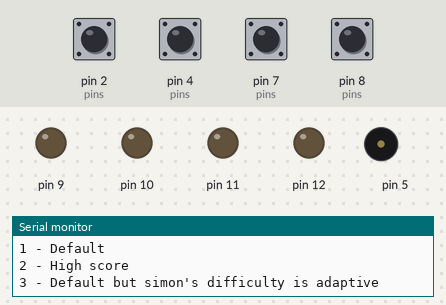
This sketch was run on a simulated Arduino Uno, built with avr-gcc and run on an emulated ATmega328P. Parts: output pins drawn as LEDs (lit = HIGH), buzzer (waves = sounding), the last lines printed to the serial monitor. Dashed ring = blinking. The inputs (shaded band) are chosen by the test bench; at power-on: pin 2 (pins), pin 4 (pins), pin 7 (pins), pin 8 (pins) HIGH. Random numbers use the default seed unless the sketch sets one.

Above: at 1.2 s.
1.3 s: pin 7 (pins) pulled LOW for 1 s
At 5.87 s:
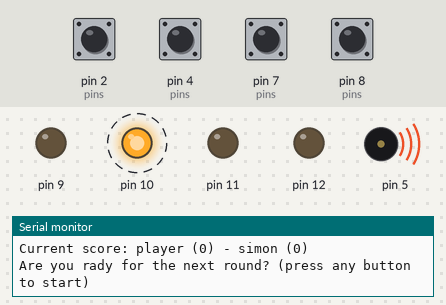
At 9.9 s:
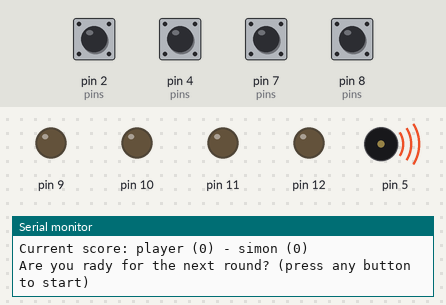
Timing chart, 0 to 13.2 s (numbered marks = the images above; inputs shaded):
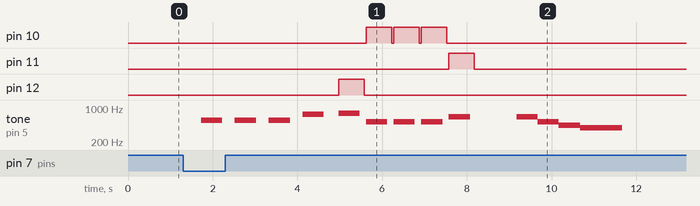

Measured:
- after the input at 1.3 s, pin 10: alternates HIGH for 0.60 s and LOW for 0.05 s, 6 changes in all, then stays LOW, starting after 4.3 s; pin 11: LOW → HIGH after 6.3 s, → LOW 0.60 s later

The sketch:

SimonSays.ino
```cpp
#include <IntervalCheckTimer.h>
#include <CmdEnumPushButton.h>
#include <Beginner_LED.h>
#include <Task1_system.h>
#include <Task1_control.h>
#include <Task1_action.h>
#include <Task1_sensing.h>

simon the_game;//declare system uninitialised
void setup() {
  // put your setup code here, to run once:
  buzzer_unit action(5);//declare and initialise action unit
  int pins[5] = { 2, 4, 7, 8, 13 };//pins for pushbuttons
  button_input sensing(pins, 200, 4);//declare and initialise sensing unit
  the_game.setUpSimon(action, sensing);
  Serial.begin(9600);
}

void loop() {
  // put your main code here, to run repeatedly:
  the_game.gameSelect();

}
```

Beginner_LED.h
```cpp
#ifndef BEGINNER_LED_h
#define BEGINNER_LED_h

#include <Arduino.h>


// C++ version using Classes:

// digital led (ON/OFF)
class dig_LED{
protected:

	// this is the PIN number
	int out_pin;

	// set to TRUE after the LED has been initialized properly
	boolean LED_enabled;

	// set to TRUE when the LED is on. False otherwise
	boolean led_on;

	// private functions:

	// set the Enabled or On flag
	void setEnabled(boolean enabled){LED_enabled=enabled;}
	void setOn(boolean isOn){led_on=isOn;}

	// set the pin to the ON vlue
	void set_pin_on()
	{
		// set the pin to the ON vlue
		digitalWrite(out_pin, HIGH);
	}
	//
	// set the pin to the OFF vlue
	void set_pin_off()
	{
		// set the pin to the OFF vlue
		digitalWrite(out_pin, LOW);
	}
	//
public:
	// constructor with no arguments (set defaults value)
    dig_LED()
	{
		out_pin=-1;
		setEnabled(false);
	}
	// construct, set pin value and enable
	dig_LED(int out_pin_numb)
	{
		out_pin=-1;
		setEnabled(false);
		setup_LED(out_pin_numb);
	}
	//
	boolean isEnabled(){return LED_enabled;}
	boolean isOn(){return led_on;}
	void toggle() {isOn()?switch_off():switch_on();}

    // set pin value and enable
	void setup_LED(int out_pin_numb)
	{
		// This function is used only once
        if( isEnabled() )
        return;


        // If pin number is out of range
        // PinMode will fail with no warning.
        // This function does not enable the LED
        // for negative pin numbers.
        if(out_pin_numb>=0)
		{
			out_pin=out_pin_numb;


			// set the pin to be in output mode
			pinMode(out_pin,OUTPUT);


			setEnabled(true);
			//switch off by default
			setOn(true);
			switch_off();
			//
		}
	}
	// switches ON an enabled LED
	void switch_on()
	{
		if( isEnabled() && !isOn() )
		{
			// switch LED ON
			set_pin_on();
			setOn(true);
		}

	}
	// switches OFF an enabled LED
	void switch_off()
	{
		if( isEnabled() && isOn() )
		{
			// switch LED OFF
			set_pin_off();
			setOn(false);
		}
	}
	//
	void blink(int waiting_ms)
	{
		if( isEnabled() && (waiting_ms>0) )
		{
			switch_on();
			delay(waiting_ms);
			//
			switch_off();
			delay(waiting_ms);
		}
	}

};


// analog led (PWM)
class ana_LED{
protected:
	// this is the PIN number
	int out_pin;
	// set to TRUE after the LED has been initialized properly
	boolean LED_enabled;
	// set to TRUE when the LED is on. False otherwise
	boolean led_on;

	// brightness between 0 (off) and 255 (brightest).
	int current_pwm;

	// used to restore previous brightness level
    int prev_pwm;

    // the discrete change in brightness
	int pwm_increment;

    //
	int pwm_off_value;

	//
	//
	void setEnabled(boolean enabled){LED_enabled=enabled;}
	void setOn(boolean isOn){led_on=isOn;}
	void set_pin_on() {analogWrite(out_pin,current_pwm);}
	void set_pin_off() {analogWrite(out_pin,pwm_off_value);}

	// initialize variables to default values
    void set_default_vals()
	{
		out_pin=-1;
		setEnabled(false);
		current_pwm=127;
		prev_pwm=127;
		pwm_increment=2;
		pwm_off_value=0;
	}

public:
	ana_LED()
	{
		set_default_vals();
	}
	//
	ana_LED(int out_pin_numb)
	{
		set_default_vals();
		setup_LED(out_pin_numb);
	}
	//
	void switch_on()
	{
		//// temp test [ in setup() add this line: Serial.begin(9600); ]
		//Serial.print("Switching on ");
		//Serial.println();
		////

		if( isEnabled() && !isOn() )
		{
			// if PWM is zero, resume previous value
			//if(current_pwm==pwm_off_value)
			current_pwm=prev_pwm;

			// switch LED ON
			set_pin_on();
			setOn(true);
		}

	}
	//
	void switch_off()
	{
		//// temp test [ in setup() add this line: Serial.begin(9600); ]
		//Serial.print("Switching off ");
		//Serial.println();
		////

		if( isEnabled() && isOn() )
		{
			// store PWM previous value
			prev_pwm=current_pwm;

			// switch LED OFF
			set_pin_off();
			setOn(false);

			// update PWM value
			current_pwm=pwm_off_value;
		}

	}
	//
	void setup_LED(int out_pin_numb)
	{
		// This function is used only once
        if( isEnabled() )
        return;

        if(out_pin_numb>=0)
		{
			out_pin=out_pin_numb;
			pinMode(out_pin,OUTPUT);
			setEnabled(true);
			//switch off by default
			setOn(true);
			switch_off();
			//
		}
	}
	//
	boolean isEnabled(){return LED_enabled;}
	boolean isOn(){return led_on;}

    // makes LED brighter (chenge only visible when LED is on)
	void brighter()
	{
		int incremented_pwm;

		if( isEnabled() )
		{
			if( isOn() )
			{// led is on: make brighter
				if(current_pwm<255)
				{
					// store PWM previous value
					prev_pwm=current_pwm;

					// set a higher (brighter) value
					incremented_pwm=current_pwm + pwm_increment;
					//incremented_pwm=current_pwm + 4;

					current_pwm=min( incremented_pwm , 255 );
					set_pin_on();
				}
			}
			else
			{	// led is off: ajust it so that it will be brighter next time it is on
				if(prev_pwm<255)
				{
					// set a higher (brighter) value
					incremented_pwm=prev_pwm + pwm_increment;
					prev_pwm=min( incremented_pwm , 255 );
				}
			}
		}
	}
	// makes it dimmer (chenge only visible when LED is on)
	void dimmer()
	{
		int decremented_pwm;

		if( isEnabled() )
		{
			if( isOn() )
			{// led is on: make dimmer
				if(current_pwm>0)
				{
					// store PWM previous value
					prev_pwm=current_pwm;

					// set a lower (dimmer) value
					decremented_pwm=current_pwm - pwm_increment;
					current_pwm=max(decremented_pwm , 0 );
					set_pin_on();
				}
			}
			else
			{	// led is off: ajust it so that it will be dimmer next time it is on
				if(prev_pwm>0)
				{
					// set a lower (dimmer) value
					decremented_pwm=prev_pwm - pwm_increment;
					prev_pwm=min( decremented_pwm , 0 );
				}
			}
		}
	}

    // set the level of brigthness
	void set_brightness(int in_pwm)
	{
		if( isEnabled() )
		{
			boolean switch_back_off=false;
			in_pwm=abs(in_pwm);

			// switch on if needed
			if(!isOn())
			{
				current_pwm=pwm_off_value;
				prev_pwm=pwm_off_value;
				switch_on();
				switch_back_off=true;
			}

			// store PWM previous value
			prev_pwm=current_pwm;

			// set a  value
			current_pwm=min( in_pwm , 255 );
			set_pin_on();


			// switch off if needed
			if(switch_back_off)
				switch_off();
		}
	}

    // set to the max and min brigthness
	void set_max_bright() {set_brightness(255);}
	void set_min_bright() {set_brightness(0);}

    // returns the brightness of the LED
    int get_brightness() {return current_pwm;}
};


#endif
```

CmdEnumPushButton.h
```cpp
#ifndef CmdEnumPushButton_h
#define CmdEnumPushButton_h

// various include options: all seem to work.
//#include "..\IntervalCheckTimer\IntervalCheckTimer.h"
//#include <IntervalCheckTimer.h>
#include "IntervalCheckTimer.h"


class cmdEnum_push_button{
public:
	enum cmdEnum{cmd_start=0,
		button1, button2, button3, button4,
		start, stop, reverse, fwd, bwd,
		myOwnCommand1, myOwnCommand2,
		cmd_stop};
private:
	cmdEnum command_name;
	boolean new_command;
	int buttonPin;
	boolean initialized;
	int buttonState;
	int lastButtonState, reset_buttonState; // LOW or HIGH;  current and previous reading from the input pin
	int buttonState_for_new_command;
	long lastDebounceTime;  // the last time the output pin was toggled
	long debounceDelay; //50 ms;

	// used to avoid reading a "long push" as multiple individual pushes
	bool avoid_longpush;
	IntervalCheckTimer longpush_check;

	//
	void setup_in_push_button()
	{
		new_command=false;
		//buttonState_for_new_command=HIGH;
		buttonState_for_new_command=LOW;

		command_name = cmd_start;

		lastDebounceTime=0;  // the last time the output pin was toggled
		debounceDelay=25; //ms;
		initialized=false;
		//
		reset_buttonState=LOW;
		buttonState=reset_buttonState;
		lastButtonState=reset_buttonState;

		//
		avoid_longpush=false;
		//
	}

	void setup_in_push_button(int in_buttonPin, cmdEnum in_command)
	{
		setup_in_push_button();
		buttonPin=in_buttonPin;
		//pinMode(buttonPin,INPUT);
		pinMode(buttonPin,INPUT_PULLUP);

		initialized=true;
		// set the associated command
		command_name = in_command;
	}

	void setup_in_push_button(int in_buttonPin, cmdEnum in_command, unsigned long int longpush_ms)
	{
		setup_in_push_button(in_buttonPin, in_command);
		//
		avoid_longpush=true;
		longpush_check.setInterCheck(longpush_ms);
		//
	}

public:
	cmdEnum_push_button() {setup_in_push_button();}
	cmdEnum_push_button(int in_buttonPin, cmdEnum in_command) {setup_in_push_button(in_buttonPin, in_command);}
	cmdEnum_push_button(int in_buttonPin, cmdEnum in_command, unsigned long int longpush_ms) {setup_in_push_button(in_buttonPin, in_command, longpush_ms);}
	//
	cmdEnum_push_button(const cmdEnum_push_button& other)
	{
		setup_in_push_button();
		copyFrom(other);
	}
	//
	void assign_pin_command(int in_buttonPin, cmdEnum in_command){setup_in_push_button(in_buttonPin, in_command);}
	void assign_pin_command(int in_buttonPin, cmdEnum in_command, unsigned long int longpush_ms){setup_in_push_button(in_buttonPin, in_command, longpush_ms);}

	// independet setup of "long_push"
	void setup_longpush(unsigned long int longpush_ms)
	{
		avoid_longpush = true;
		longpush_check.setInterCheck(longpush_ms);
	}

	// return one i the button has been pressed.
	boolean check_new_input()
	{
		boolean new_input_found=false;
		long curr_Time;
		int in_buttonState;
		new_command=false;

		if( initialized==true)
		{
			in_buttonState=digitalRead(buttonPin);
			//test:
			buttonState=in_buttonState;
			//

			if(in_buttonState!=lastButtonState)
				lastDebounceTime=millis();

			curr_Time=millis();
			if( (curr_Time - lastDebounceTime) > debounceDelay )
			{
				//buttonState=in_buttonState;
				if(in_buttonState==buttonState_for_new_command)
				{
					new_input_found=true;
					new_command=true;
				}
			}
			lastButtonState=in_buttonState;
			buttonState=reset_buttonState;


			// if avoid_longpush is true:
			// ignore a positive detection if the last succeful reading was recent
			if(avoid_longpush && new_input_found)
				if( !longpush_check.isMinChekTimeElapsedAndUpdate() )
					new_input_found=false;


		}

		return new_input_found;
	}

	cmdEnum get_new_input()
	{
		cmdEnum current_command;

		if(new_command==true)
			current_command = command_name ;
		else
			current_command= cmd_start;

		return current_command;
	}

	bool check_n_get_new_input(cmdEnum& current_command)
	{
		current_command = cmd_start;
		bool result = check_new_input();
		if(result)
			current_command=get_new_input();
		return result;
	}

	boolean check_enabled() {return initialized;}
	// equal operator
	cmdEnum echoCmdSetting() {return command_name;}
	int echoPinSetting() { return buttonPin;}
	bool echoLongpushSetting(unsigned long int& out_longpush_ms)
	{
		if (avoid_longpush)
		{
			out_longpush_ms = longpush_check.echoInterCheckMsSetting();
		}
		return avoid_longpush;
	}
	void copyFrom(const cmdEnum_push_button& other)
	{
		// avoid self copy
		if (this != &other)
		{	// only copy from an initialized object to a not-initialized one
			if ((other.check_enabled()) && (!this->check_enabled()))
			{
				unsigned long int out_longpush_ms;
				//set pins and command
				this->setup_in_push_button(other.echoPinSetting(),other.echoCmdSetting());
				if (other.echoLongpushSetting(out_longpush_ms))
				{	// copy longpush if enabled
					this->setup_longpush(out_longpush_ms);
				}
			}
		}
	}
	cmdEnum_push_button& operator = (const cmdEnum_push_button& other)
	{
		this->copyFrom(other);
		return*this;
	}
	////
};


#endif
```

IntervalCheckTimer.h
```cpp
#ifndef INTERVALCHECKTIMER
#define INTERVALCHECKTIMER


#ifdef COMPILE_CPP_NOT_ARDUINO
#include "..\All_Arduino_or_Cpp_symboldefines\All_Arduino_or_Cpp_symboldefines.h"
#else
#include <Arduino.h>
#endif


class IntervalCheckTimer{
protected:
	//
	unsigned long last_time_in_checked, min_inter_check_ms;
	static const unsigned long default_min_inter_check_ms=100;
public:
	IntervalCheckTimer()
	{
		last_time_in_checked=0;
		min_inter_check_ms=default_min_inter_check_ms;
	}
	/*
	IntervalCheckTimer(int inp_inter_check_ms)
	{
		last_time_in_checked=0;
		min_inter_check_ms=default_min_inter_check_ms;
		setInterCheck(inp_inter_check_ms);
	}
	*/
	IntervalCheckTimer(unsigned long inp_inter_check_ms)
	{
		last_time_in_checked=0;
		min_inter_check_ms=default_min_inter_check_ms;
		setInterCheck(inp_inter_check_ms);
	}
	//
	/*
	void setInterCheck(int inp_inter_check_ms)
	{
		// avoid mistaken negative input
		inp_inter_check_ms=abs(inp_inter_check_ms);
		min_inter_check_ms=inp_inter_check_ms;
	}
	*/
	void setInterCheck(unsigned long inp_inter_check_ms)
	{
		min_inter_check_ms=inp_inter_check_ms;
		/*
		Serial.print("min_inter_check_ms set as: ");
		Serial.println(min_inter_check_ms);
		//*/
	}
	//
	unsigned long getInterCheck()
	{
		return min_inter_check_ms;
	}
	virtual bool isMinChekTimeElapsed()
	{
		unsigned long curr_time=millis();

		/*
		Serial.println("");
		Serial.print("last check time ");
		Serial.print(last_time_in_checked);
		Serial.println("");
		Serial.print("curr_time time ");
		Serial.print(curr_time);
		Serial.println("");
		Serial.print("min_inter_check_ms ");
		Serial.print(min_inter_check_ms);
		Serial.println();
		Serial.println();
		delay(5000);
		//*/


		/*
		// this is to be able to do math (subtraction, i.e. < or > )
		// with a large number spanning more than 2 bytes;
		unsigned long time_diff=(curr_time - last_time_in_checked);

		Serial.print("time_diff: ");
		Serial.println(time_diff);

		if( (long)((long)time_diff - (long)min_inter_check_ms) >= (long)0 )
			return true;

		Serial.println("--> Returning false");
		Serial.println();
		//*/


		if( (curr_time - last_time_in_checked) >= min_inter_check_ms )
			return true;

		// reset for the case of timer overflow
		if(curr_time<last_time_in_checked)
			updateCheckTime();

		return false;
	}
	virtual void updateCheckTime()
	{
		last_time_in_checked=millis();
	}

	bool isMinChekTimeElapsedAndUpdate()
	{
		bool istime = isMinChekTimeElapsed();
		if(istime)
			updateCheckTime();
		return istime;
	}

	// default_min_inter_check_ms
	unsigned long echoInterCheckMsSetting() {return min_inter_check_ms;}
};


class IntervalCheckTimer_micros : public IntervalCheckTimer{
protected:
	//
	unsigned long last_time_in_checked_us, min_inter_check_us;
	static const unsigned long default_min_inter_check_us=100;
public:
	IntervalCheckTimer_micros()
	{
		// by default this will assume a millisecond operation
		// you have to set a target for microseconds if you want it
		last_time_in_checked_us=0;
		min_inter_check_us=default_min_inter_check_ms;
	}

	IntervalCheckTimer_micros(unsigned long inp_inter_check_us)
	{
		last_time_in_checked_us=0;
		min_inter_check_us=default_min_inter_check_ms;
		setInterCheck_us(inp_inter_check_us);
	}

	void setInterCheck_us(unsigned long inp_inter_check_us)
	{
		min_inter_check_us=inp_inter_check_us;

		// set the millisecond count to zero => use micros instead
		setInterCheck(0);

		/*
		Serial.print("min_inter_check_us set as: ");
		Serial.println(min_inter_check_us);
		//*/
	}
	//
	unsigned long getInterCheck_us()
	{
		return min_inter_check_us;
	}
	virtual bool isMinChekTimeElapsed()
	{
		if(min_inter_check_ms!=0)
			return IntervalCheckTimer::isMinChekTimeElapsed();

		unsigned long curr_time=micros();

		if( (curr_time - last_time_in_checked_us) >= min_inter_check_us )
			return true;

		// reset for the case of timer overflow
		if(curr_time<last_time_in_checked_us)
			updateCheckTime();

		return false;
	}
	virtual void updateCheckTime()
	{
		if(min_inter_check_ms!=0)
			last_time_in_checked=millis();
		else
			last_time_in_checked_us=micros();
	}


};


#endif
```

Task1_random.h
```cpp
#ifndef TASK1_RANDOM_H
#define TASK1_RANDOM_H
#include <Task1_sensing.h>
//this unit creates and stores the random sequence to be used in game
class simon_sequence {//
	cmdEnum_push_button::cmdEnum sequence[100];//stores the sequence
	int buttons_used;
	bool init_flag;
	void generateSequence() {//populates the sequence
		unsigned long int seed = millis();
		srand(seed);//set seed to be ms since board started running
		for (int i = 0; i < 100; i++) {//populate enum array
			sequence[i] = lables[rand() % buttons_used];//range [1, buttons_used]
		}
	}
public:
	simon_sequence() {}//basic constructor
	cmdEnum_push_button::cmdEnum* getSequence() {//return pointer to the sequence
		if (init_flag) {
			return(sequence);
		}
	}
	void setButtonsUsed(int numb_of_buttons) {
		buttons_used = numb_of_buttons;
		generateSequence();
		init_flag = true;
	}
	~simon_sequence() {}

};

//test

void testRandom() {//test with 4 buttons used
	simon_sequence test, test2;
	test.setButtonsUsed(4);
	cmdEnum_push_button::cmdEnum* sample_sequence = test.getSequence();
	for (int i = 0; i < 10; i++) {//print sequence
		switch (*(sample_sequence+i)) {
		case lables[0]:Serial.println("button 1"); break;
		case lables[1]:Serial.println("button 2"); break;
		case lables[2]:Serial.println("button 3"); break;
		case lables[3]:Serial.println("button 4"); break;
		case lables[4]:Serial.println("button 5"); break;
		}
	}
	Serial.println("");
	test2.setButtonsUsed(3);
	sample_sequence = test2.getSequence();
	for (int i = 0; i < 10; i++) {//print sequence
		switch (*(sample_sequence + i)) {
		case lables[0]:Serial.println("button 1"); break;
		case lables[1]:Serial.println("button 2"); break;
		case lables[2]:Serial.println("button 3"); break;
		case lables[3]:Serial.println("button 4"); break;
		case lables[4]:Serial.println("button 5"); break;
		}
	}
}
#endif
```

Source omitted: Task1_action.h (5953 bytes), Task1_control.h (3851 bytes), Task1_sensing.h (4808 bytes), Task1_system.h (10530 bytes)
